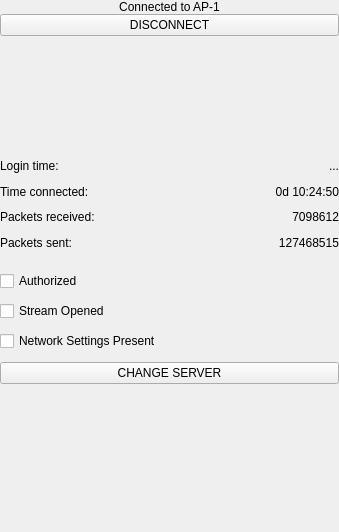
<?xml version="1.0" encoding="UTF-8"?>
<ui version="4.0">
 <class>MainScreen</class>
 <widget class="QWidget" name="MainScreen">
  <property name="geometry">
   <rect>
    <x>0</x>
    <y>0</y>
    <width>339</width>
    <height>532</height>
   </rect>
  </property>
  <property name="minimumSize">
   <size>
    <width>0</width>
    <height>0</height>
   </size>
  </property>
  <property name="windowTitle">
   <string>Form</string>
  </property>
  <layout class="QVBoxLayout" name="verticalLayout">
   <property name="spacing">
    <number>0</number>
   </property>
   <property name="leftMargin">
    <number>0</number>
   </property>
   <property name="topMargin">
    <number>0</number>
   </property>
   <property name="rightMargin">
    <number>0</number>
   </property>
   <property name="bottomMargin">
    <number>0</number>
   </property>
   <item>
    <widget class="QFrame" name="frmConnect">
     <property name="sizePolicy">
      <sizepolicy hsizetype="Preferred" vsizetype="Preferred">
       <horstretch>0</horstretch>
       <verstretch>0</verstretch>
      </sizepolicy>
     </property>
     <property name="minimumSize">
      <size>
       <width>0</width>
       <height>124</height>
      </size>
     </property>
     <property name="maximumSize">
      <size>
       <width>16777215</width>
       <height>16777215</height>
      </size>
     </property>
     <layout class="QVBoxLayout" name="verticalLayout_2">
      <property name="spacing">
       <number>0</number>
      </property>
      <property name="leftMargin">
       <number>0</number>
      </property>
      <property name="topMargin">
       <number>0</number>
      </property>
      <property name="rightMargin">
       <number>0</number>
      </property>
      <property name="bottomMargin">
       <number>0</number>
      </property>
      <item alignment="Qt::AlignHCenter">
       <widget class="QLabel" name="lblActualServer">
        <property name="text">
         <string>Connected to AP-1</string>
        </property>
        <property name="alignment">
         <set>Qt::AlignCenter</set>
        </property>
       </widget>
      </item>
      <item>
       <widget class="QPushButton" name="btnConnect">
        <property name="text">
         <string>DISCONNECT</string>
        </property>
       </widget>
      </item>
      <item>
       <spacer name="verticalSpacer_2">
        <property name="orientation">
         <enum>Qt::Vertical</enum>
        </property>
        <property name="sizeHint" stdset="0">
         <size>
          <width>20</width>
          <height>40</height>
         </size>
        </property>
       </spacer>
      </item>
     </layout>
    </widget>
   </item>
   <item>
    <widget class="QFrame" name="frmInfo">
     <property name="sizePolicy">
      <sizepolicy hsizetype="Preferred" vsizetype="Preferred">
       <horstretch>0</horstretch>
       <verstretch>0</verstretch>
      </sizepolicy>
     </property>
     <property name="minimumSize">
      <size>
       <width>330</width>
       <height>113</height>
      </size>
     </property>
     <property name="maximumSize">
      <size>
       <width>16777215</width>
       <height>16777215</height>
      </size>
     </property>
     <layout class="QVBoxLayout" name="verticalLayout_3">
      <property name="spacing">
       <number>0</number>
      </property>
      <property name="leftMargin">
       <number>0</number>
      </property>
      <property name="topMargin">
       <number>0</number>
      </property>
      <property name="rightMargin">
       <number>0</number>
      </property>
      <property name="bottomMargin">
       <number>0</number>
      </property>
      <item>
       <widget class="QWidget" name="wgtTopInfoFrame" native="true"/>
      </item>
      <item>
       <widget class="QWidget" name="wgtLiginTime" native="true">
        <layout class="QHBoxLayout" name="horizontalLayout">
         <property name="spacing">
          <number>0</number>
         </property>
         <property name="leftMargin">
          <number>0</number>
         </property>
         <property name="topMargin">
          <number>0</number>
         </property>
         <property name="rightMargin">
          <number>0</number>
         </property>
         <property name="bottomMargin">
          <number>0</number>
         </property>
         <item>
          <widget class="QLabel" name="lblTitleLoginTime">
           <property name="sizePolicy">
            <sizepolicy hsizetype="Fixed" vsizetype="Preferred">
             <horstretch>0</horstretch>
             <verstretch>0</verstretch>
            </sizepolicy>
           </property>
           <property name="text">
            <string>Login time:</string>
           </property>
           <property name="alignment">
            <set>Qt::AlignJustify|Qt::AlignVCenter</set>
           </property>
          </widget>
         </item>
         <item alignment="Qt::AlignRight">
          <widget class="QLabel" name="lblLoginTime">
           <property name="sizePolicy">
            <sizepolicy hsizetype="Fixed" vsizetype="Preferred">
             <horstretch>0</horstretch>
             <verstretch>0</verstretch>
            </sizepolicy>
           </property>
           <property name="text">
            <string>...</string>
           </property>
           <property name="alignment">
            <set>Qt::AlignRight|Qt::AlignTrailing|Qt::AlignVCenter</set>
           </property>
          </widget>
         </item>
        </layout>
       </widget>
      </item>
      <item>
       <widget class="QWidget" name="widget" native="true"/>
      </item>
      <item>
       <widget class="QWidget" name="wgtTimeConnect" native="true">
        <layout class="QHBoxLayout" name="horizontalLayout_2">
         <property name="leftMargin">
          <number>0</number>
         </property>
         <property name="topMargin">
          <number>0</number>
         </property>
         <property name="rightMargin">
          <number>0</number>
         </property>
         <property name="bottomMargin">
          <number>0</number>
         </property>
         <item alignment="Qt::AlignLeft">
          <widget class="QLabel" name="lblTitleTimeConnect">
           <property name="sizePolicy">
            <sizepolicy hsizetype="Fixed" vsizetype="Preferred">
             <horstretch>0</horstretch>
             <verstretch>0</verstretch>
            </sizepolicy>
           </property>
           <property name="text">
            <string>Time connected:</string>
           </property>
           <property name="alignment">
            <set>Qt::AlignJustify|Qt::AlignVCenter</set>
           </property>
          </widget>
         </item>
         <item alignment="Qt::AlignRight">
          <widget class="QLabel" name="lblTimeConnect">
           <property name="sizePolicy">
            <sizepolicy hsizetype="Fixed" vsizetype="Preferred">
             <horstretch>0</horstretch>
             <verstretch>0</verstretch>
            </sizepolicy>
           </property>
           <property name="text">
            <string>0d 10:24:50</string>
           </property>
           <property name="alignment">
            <set>Qt::AlignRight|Qt::AlignTrailing|Qt::AlignVCenter</set>
           </property>
          </widget>
         </item>
        </layout>
       </widget>
      </item>
      <item>
       <widget class="QWidget" name="widget_2" native="true"/>
      </item>
      <item>
       <widget class="QWidget" name="wgtPacketsRec" native="true">
        <property name="sizePolicy">
         <sizepolicy hsizetype="Preferred" vsizetype="Preferred">
          <horstretch>0</horstretch>
          <verstretch>0</verstretch>
         </sizepolicy>
        </property>
        <layout class="QHBoxLayout" name="horizontalLayout_3">
         <property name="leftMargin">
          <number>0</number>
         </property>
         <property name="topMargin">
          <number>0</number>
         </property>
         <property name="rightMargin">
          <number>0</number>
         </property>
         <property name="bottomMargin">
          <number>0</number>
         </property>
         <item alignment="Qt::AlignLeft">
          <widget class="QLabel" name="lblTitlePacketsRec">
           <property name="sizePolicy">
            <sizepolicy hsizetype="Fixed" vsizetype="Preferred">
             <horstretch>0</horstretch>
             <verstretch>0</verstretch>
            </sizepolicy>
           </property>
           <property name="text">
            <string>Packets received:</string>
           </property>
           <property name="alignment">
            <set>Qt::AlignJustify|Qt::AlignVCenter</set>
           </property>
          </widget>
         </item>
         <item alignment="Qt::AlignRight">
          <widget class="QLabel" name="lblPacketsRec">
           <property name="sizePolicy">
            <sizepolicy hsizetype="Fixed" vsizetype="Preferred">
             <horstretch>0</horstretch>
             <verstretch>0</verstretch>
            </sizepolicy>
           </property>
           <property name="text">
            <string>7098612</string>
           </property>
           <property name="alignment">
            <set>Qt::AlignRight|Qt::AlignTrailing|Qt::AlignVCenter</set>
           </property>
          </widget>
         </item>
        </layout>
       </widget>
      </item>
      <item>
       <widget class="QWidget" name="widget_3" native="true"/>
      </item>
      <item>
       <widget class="QWidget" name="wgtPacetsSent" native="true">
        <property name="sizePolicy">
         <sizepolicy hsizetype="Preferred" vsizetype="Preferred">
          <horstretch>0</horstretch>
          <verstretch>0</verstretch>
         </sizepolicy>
        </property>
        <layout class="QHBoxLayout" name="horizontalLayout_4">
         <property name="leftMargin">
          <number>0</number>
         </property>
         <property name="topMargin">
          <number>0</number>
         </property>
         <property name="rightMargin">
          <number>0</number>
         </property>
         <property name="bottomMargin">
          <number>0</number>
         </property>
         <item alignment="Qt::AlignLeft">
          <widget class="QLabel" name="lblTitlePacetsSent">
           <property name="sizePolicy">
            <sizepolicy hsizetype="Fixed" vsizetype="Preferred">
             <horstretch>0</horstretch>
             <verstretch>0</verstretch>
            </sizepolicy>
           </property>
           <property name="text">
            <string>Packets sent:</string>
           </property>
           <property name="alignment">
            <set>Qt::AlignJustify|Qt::AlignVCenter</set>
           </property>
          </widget>
         </item>
         <item alignment="Qt::AlignRight">
          <widget class="QLabel" name="lblPacetsSent">
           <property name="sizePolicy">
            <sizepolicy hsizetype="Fixed" vsizetype="Preferred">
             <horstretch>0</horstretch>
             <verstretch>0</verstretch>
            </sizepolicy>
           </property>
           <property name="text">
            <string>127468515</string>
           </property>
           <property name="alignment">
            <set>Qt::AlignRight|Qt::AlignTrailing|Qt::AlignVCenter</set>
           </property>
          </widget>
         </item>
        </layout>
       </widget>
      </item>
      <item>
       <widget class="QWidget" name="wgtBottomInfoFrame" native="true"/>
      </item>
     </layout>
    </widget>
   </item>
   <item>
    <widget class="QFrame" name="frmStatus">
     <property name="sizePolicy">
      <sizepolicy hsizetype="Preferred" vsizetype="Preferred">
       <horstretch>0</horstretch>
       <verstretch>0</verstretch>
      </sizepolicy>
     </property>
     <property name="minimumSize">
      <size>
       <width>285</width>
       <height>101</height>
      </size>
     </property>
     <property name="maximumSize">
      <size>
       <width>16777215</width>
       <height>16777215</height>
      </size>
     </property>
     <layout class="QVBoxLayout" name="verticalLayout_4">
      <property name="spacing">
       <number>0</number>
      </property>
      <property name="leftMargin">
       <number>0</number>
      </property>
      <property name="topMargin">
       <number>0</number>
      </property>
      <property name="rightMargin">
       <number>0</number>
      </property>
      <property name="bottomMargin">
       <number>0</number>
      </property>
      <item>
       <widget class="QCheckBox" name="cbbAuth">
        <property name="enabled">
         <bool>true</bool>
        </property>
        <property name="mouseTracking">
         <bool>false</bool>
        </property>
        <property name="focusPolicy">
         <enum>Qt::NoFocus</enum>
        </property>
        <property name="text">
         <string>Authorized</string>
        </property>
       </widget>
      </item>
      <item>
       <widget class="QCheckBox" name="cbbStream">
        <property name="enabled">
         <bool>true</bool>
        </property>
        <property name="mouseTracking">
         <bool>false</bool>
        </property>
        <property name="focusPolicy">
         <enum>Qt::NoFocus</enum>
        </property>
        <property name="text">
         <string>Stream Opened</string>
        </property>
       </widget>
      </item>
      <item>
       <widget class="QCheckBox" name="cbbNetwork">
        <property name="mouseTracking">
         <bool>false</bool>
        </property>
        <property name="focusPolicy">
         <enum>Qt::NoFocus</enum>
        </property>
        <property name="text">
         <string>Network Settings Present</string>
        </property>
       </widget>
      </item>
     </layout>
    </widget>
   </item>
   <item>
    <widget class="QPushButton" name="btnChangeServer">
     <property name="sizePolicy">
      <sizepolicy hsizetype="Preferred" vsizetype="Fixed">
       <horstretch>0</horstretch>
       <verstretch>0</verstretch>
      </sizepolicy>
     </property>
     <property name="text">
      <string>CHANGE SERVER</string>
     </property>
    </widget>
   </item>
   <item>
    <spacer name="verticalSpacer">
     <property name="orientation">
      <enum>Qt::Vertical</enum>
     </property>
     <property name="sizeHint" stdset="0">
      <size>
       <width>17</width>
       <height>137</height>
      </size>
     </property>
    </spacer>
   </item>
  </layout>
 </widget>
 <resources/>
 <connections/>
</ui>
